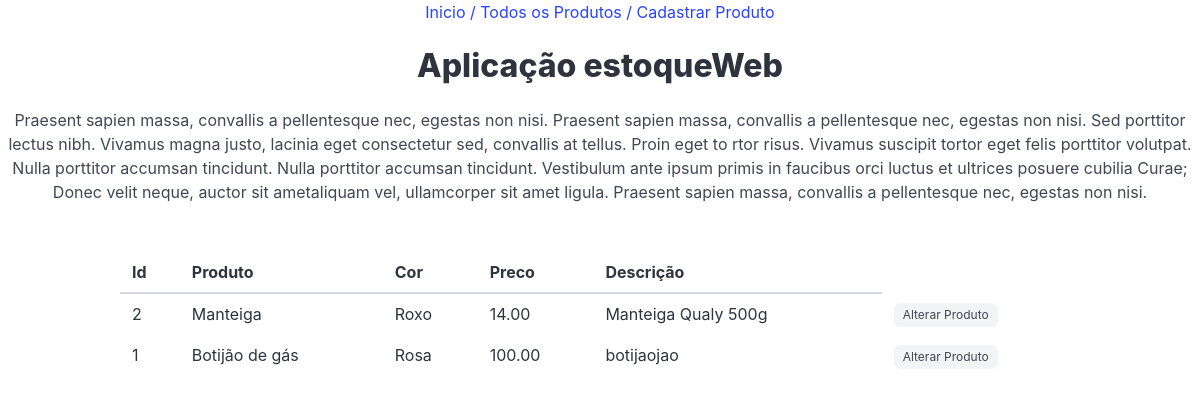
The app's page /produto/list_produto/, older data.
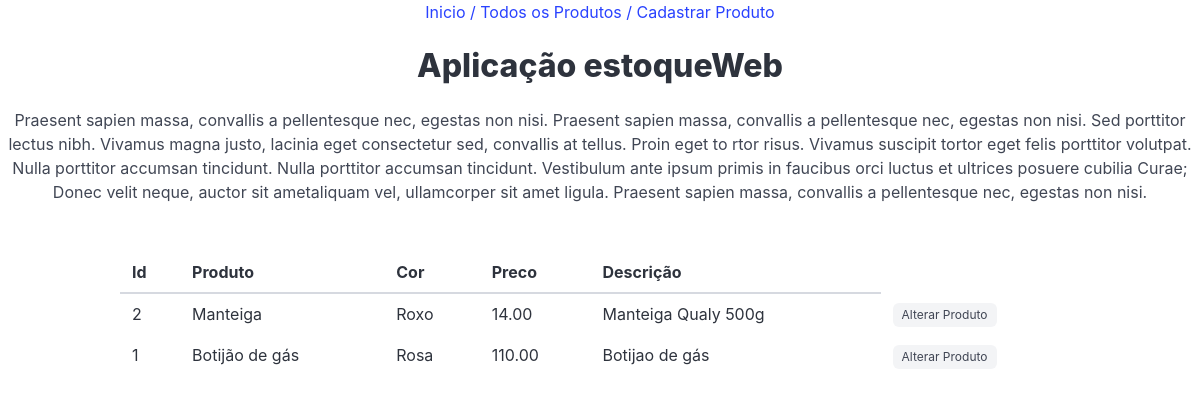
The same page, newer data.
### produto/models.py (models this page shows, shortened)
class Produtos(models.Model):
    produto = models.CharField('Produto', max_length=200)
    cor = models.ForeignKey(Cores, on_delete=models.PROTECT, verbose_name='Cor')
    descricao = models.TextField('Descrição', blank=True)
    preco = models.DecimalField('Preço', decimal_places=2, max_digits=8, default=0)
    quantidade = models.IntegerField('Quantidade', default=0)
    criado = models.DateTimeField('Criado em', auto_now_add=True)
    modificado = models.DateTimeField('Modificado em', auto_now=True)
    def __str__(self):
        return self.produto
    class Meta:
        ordering = ['-produto']
        verbose_name = 'Produto'

class Cores(models.Model):
    cor = models.CharField('Cor', max_length=200)
    def __str__(self):
        return self.cor
    class Meta:
        verbose_name= 'Cor'
        verbose_name_plural = 'Cores'

### produto/views.py (the view)
# urls.py: path('list_produto/', list_produto, name='list_produto'),
def list_produto(request):
    produtos = Produtos.objects.all()
    templateName = 'list_produto.html'
    context = {
        'produtos': produtos,
    }
    return render(request, templateName, context)

### core/templates/list_produto.html (shortened to what this page needs)
{% extends 'base.html' %}
{% block product %}
<h1 class="title">Aplicação estoqueWeb</h1>
<p>Praesent sapien massa, convallis a pellentesque nec,
egestas non nisi. Praesent sapien massa, convallis a
pellentesque nec, egestas non nisi. Sed porttitor lectus nibh.
Vivamus magna justo, lacinia eget consectetur sed, convallis
at tellus. Proin eget to rtor risus. Vivamus suscipit tortor
eget felis porttitor volutpat. Nulla porttitor accumsan
tincidunt. Nulla porttitor accumsan tincidunt. Vestibulum ante
ipsum primis in faucibus orci luctus et ultrices posuere
cubilia Curae; Donec velit neque, auctor sit ametaliquam vel,
ullamcorper sit amet ligula. Praesent sapien massa, convallis
a pellentesque nec, egestas non nisi.</p>
<table class="table container has-text-left">
    <thead>
    <tr>
        <th>Id</th>
        <th>Produto</th>
        <th>Cor</th>
        <th>Preco</th>
        <th>Descrição</th>
    </tr>
    </thead>
    {% for i in produtos %}
    <tbody>
    <tr>
        <td>{{i.id}}</td>
        <td>{{i}}</td>
        <td>{{i.cor}}</td>
        <td>{{i.preco}}</td>
        <td>{{i.descricao}}</td>
        <td><a class="tag" href="{%url 'update_produto' i.id%}">Alterar Produto<a/></td>
    </tr>
    </tbody>
    {% endfor %}
</table>
{% endblock %}

Row changes from the older to the newer data that the page shows:
changed Produtos "Botijão de gás": preco "100.00" → "110.00"; descricao "botijaojao" → "Botijao de gás"
